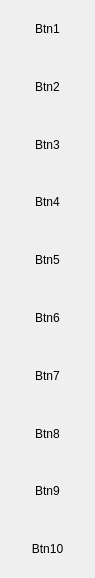
<?xml version="1.0" encoding="UTF-8"?>
<ui version="4.0">
 <class>Form</class>
 <widget class="QWidget" name="Form">
  <property name="geometry">
   <rect>
    <x>0</x>
    <y>0</y>
    <width>95</width>
    <height>578</height>
   </rect>
  </property>
  <property name="sizePolicy">
   <sizepolicy hsizetype="MinimumExpanding" vsizetype="MinimumExpanding">
    <horstretch>0</horstretch>
    <verstretch>0</verstretch>
   </sizepolicy>
  </property>
  <property name="windowTitle">
   <string>Form</string>
  </property>
  <property name="styleSheet">
   <string notr="true">/* Suppression des bordures natives et du fond */
QToolButton {
    border: none;
    background: transparent;
    outline: none; /* Supprime le pointillé de focus si présent */
}

/* Outil sélectionné et validé */
QToolButton:checked {
    background-color: rgba(100, 150, 200, 0.4);
    border: none;
}

/* Apparence au survol */
QToolButton:hover {
    background-color: rgba(100, 150, 200, 0.2);
    border: none;
}

/* État combiné : outil sélectionné et survolé */
QToolButton:checked:hover {
    background-color: rgba(100, 150, 200, 0.5);
    border: none;
}</string>
  </property>
  <layout class="QVBoxLayout" name="verticalLayout">
   <property name="spacing">
    <number>0</number>
   </property>
   <property name="leftMargin">
    <number>0</number>
   </property>
   <property name="topMargin">
    <number>0</number>
   </property>
   <property name="rightMargin">
    <number>0</number>
   </property>
   <property name="bottomMargin">
    <number>0</number>
   </property>
   <item>
    <layout class="QGridLayout" name="gridLayout_1">
     <property name="spacing">
      <number>5</number>
     </property>
     <item row="0" column="0">
      <widget class="QToolButton" name="toolButton_1">
       <property name="sizePolicy">
        <sizepolicy hsizetype="Minimum" vsizetype="Minimum">
         <horstretch>0</horstretch>
         <verstretch>0</verstretch>
        </sizepolicy>
       </property>
       <property name="minimumSize">
        <size>
         <width>32</width>
         <height>32</height>
        </size>
       </property>
       <property name="maximumSize">
        <size>
         <width>16777215</width>
         <height>16777215</height>
        </size>
       </property>
       <property name="text">
        <string>Btn1</string>
       </property>
       <property name="iconSize">
        <size>
         <width>40</width>
         <height>40</height>
        </size>
       </property>
      </widget>
     </item>
    </layout>
   </item>
   <item>
    <layout class="QHBoxLayout" name="horizontalLayout">
     <property name="spacing">
      <number>5</number>
     </property>
     <item>
      <widget class="QToolButton" name="toolButton_2">
       <property name="sizePolicy">
        <sizepolicy hsizetype="Minimum" vsizetype="Minimum">
         <horstretch>0</horstretch>
         <verstretch>0</verstretch>
        </sizepolicy>
       </property>
       <property name="minimumSize">
        <size>
         <width>32</width>
         <height>32</height>
        </size>
       </property>
       <property name="maximumSize">
        <size>
         <width>16777215</width>
         <height>16777215</height>
        </size>
       </property>
       <property name="text">
        <string>Btn2</string>
       </property>
       <property name="iconSize">
        <size>
         <width>40</width>
         <height>40</height>
        </size>
       </property>
      </widget>
     </item>
    </layout>
   </item>
   <item>
    <layout class="QGridLayout" name="gridLayout_3">
     <property name="spacing">
      <number>5</number>
     </property>
     <item row="0" column="0">
      <widget class="QToolButton" name="toolButton_3">
       <property name="sizePolicy">
        <sizepolicy hsizetype="Minimum" vsizetype="Minimum">
         <horstretch>0</horstretch>
         <verstretch>0</verstretch>
        </sizepolicy>
       </property>
       <property name="minimumSize">
        <size>
         <width>32</width>
         <height>32</height>
        </size>
       </property>
       <property name="maximumSize">
        <size>
         <width>16777215</width>
         <height>16777215</height>
        </size>
       </property>
       <property name="text">
        <string>Btn3</string>
       </property>
       <property name="iconSize">
        <size>
         <width>40</width>
         <height>40</height>
        </size>
       </property>
      </widget>
     </item>
    </layout>
   </item>
   <item>
    <layout class="QGridLayout" name="gridLayout_4">
     <property name="spacing">
      <number>5</number>
     </property>
     <item row="0" column="0">
      <widget class="QToolButton" name="toolButton_4">
       <property name="sizePolicy">
        <sizepolicy hsizetype="Minimum" vsizetype="Minimum">
         <horstretch>0</horstretch>
         <verstretch>0</verstretch>
        </sizepolicy>
       </property>
       <property name="minimumSize">
        <size>
         <width>32</width>
         <height>32</height>
        </size>
       </property>
       <property name="maximumSize">
        <size>
         <width>16777215</width>
         <height>16777215</height>
        </size>
       </property>
       <property name="text">
        <string>Btn4</string>
       </property>
       <property name="iconSize">
        <size>
         <width>40</width>
         <height>40</height>
        </size>
       </property>
      </widget>
     </item>
    </layout>
   </item>
   <item>
    <layout class="QGridLayout" name="gridLayout_5">
     <property name="spacing">
      <number>5</number>
     </property>
     <item row="0" column="0">
      <widget class="QToolButton" name="toolButton_5">
       <property name="sizePolicy">
        <sizepolicy hsizetype="Minimum" vsizetype="Minimum">
         <horstretch>0</horstretch>
         <verstretch>0</verstretch>
        </sizepolicy>
       </property>
       <property name="minimumSize">
        <size>
         <width>32</width>
         <height>32</height>
        </size>
       </property>
       <property name="maximumSize">
        <size>
         <width>16777215</width>
         <height>16777215</height>
        </size>
       </property>
       <property name="text">
        <string>Btn5</string>
       </property>
       <property name="iconSize">
        <size>
         <width>40</width>
         <height>40</height>
        </size>
       </property>
      </widget>
     </item>
    </layout>
   </item>
   <item>
    <layout class="QGridLayout" name="gridLayout_6_">
     <property name="spacing">
      <number>5</number>
     </property>
     <item row="0" column="0">
      <widget class="QToolButton" name="toolButton_6">
       <property name="sizePolicy">
        <sizepolicy hsizetype="Minimum" vsizetype="Minimum">
         <horstretch>0</horstretch>
         <verstretch>0</verstretch>
        </sizepolicy>
       </property>
       <property name="minimumSize">
        <size>
         <width>32</width>
         <height>32</height>
        </size>
       </property>
       <property name="maximumSize">
        <size>
         <width>16777215</width>
         <height>16777215</height>
        </size>
       </property>
       <property name="text">
        <string>Btn6</string>
       </property>
       <property name="iconSize">
        <size>
         <width>40</width>
         <height>40</height>
        </size>
       </property>
      </widget>
     </item>
    </layout>
   </item>
   <item>
    <layout class="QGridLayout" name="gridLayout_7">
     <property name="spacing">
      <number>5</number>
     </property>
     <item row="0" column="0">
      <widget class="QToolButton" name="toolButton_7">
       <property name="sizePolicy">
        <sizepolicy hsizetype="Minimum" vsizetype="Minimum">
         <horstretch>0</horstretch>
         <verstretch>0</verstretch>
        </sizepolicy>
       </property>
       <property name="minimumSize">
        <size>
         <width>32</width>
         <height>32</height>
        </size>
       </property>
       <property name="maximumSize">
        <size>
         <width>16777215</width>
         <height>16777215</height>
        </size>
       </property>
       <property name="text">
        <string>Btn7</string>
       </property>
       <property name="iconSize">
        <size>
         <width>40</width>
         <height>40</height>
        </size>
       </property>
      </widget>
     </item>
    </layout>
   </item>
   <item>
    <layout class="QGridLayout" name="gridLayout_8">
     <property name="spacing">
      <number>5</number>
     </property>
     <item row="0" column="0">
      <widget class="QToolButton" name="toolButton_8">
       <property name="sizePolicy">
        <sizepolicy hsizetype="Minimum" vsizetype="Minimum">
         <horstretch>0</horstretch>
         <verstretch>0</verstretch>
        </sizepolicy>
       </property>
       <property name="minimumSize">
        <size>
         <width>32</width>
         <height>32</height>
        </size>
       </property>
       <property name="maximumSize">
        <size>
         <width>16777215</width>
         <height>16777215</height>
        </size>
       </property>
       <property name="text">
        <string>Btn8</string>
       </property>
       <property name="iconSize">
        <size>
         <width>40</width>
         <height>40</height>
        </size>
       </property>
      </widget>
     </item>
    </layout>
   </item>
   <item>
    <layout class="QGridLayout" name="gridLayout_9">
     <property name="spacing">
      <number>5</number>
     </property>
     <item row="0" column="0">
      <widget class="QToolButton" name="toolButton_9_">
       <property name="sizePolicy">
        <sizepolicy hsizetype="Minimum" vsizetype="Minimum">
         <horstretch>0</horstretch>
         <verstretch>0</verstretch>
        </sizepolicy>
       </property>
       <property name="minimumSize">
        <size>
         <width>32</width>
         <height>32</height>
        </size>
       </property>
       <property name="maximumSize">
        <size>
         <width>16777215</width>
         <height>16777215</height>
        </size>
       </property>
       <property name="text">
        <string>Btn9</string>
       </property>
       <property name="iconSize">
        <size>
         <width>40</width>
         <height>40</height>
        </size>
       </property>
      </widget>
     </item>
    </layout>
   </item>
   <item>
    <layout class="QGridLayout" name="gridLayout_10">
     <property name="spacing">
      <number>5</number>
     </property>
     <item row="0" column="0">
      <widget class="QToolButton" name="toolButton_10">
       <property name="sizePolicy">
        <sizepolicy hsizetype="Minimum" vsizetype="Minimum">
         <horstretch>0</horstretch>
         <verstretch>0</verstretch>
        </sizepolicy>
       </property>
       <property name="minimumSize">
        <size>
         <width>32</width>
         <height>32</height>
        </size>
       </property>
       <property name="maximumSize">
        <size>
         <width>16777215</width>
         <height>16777215</height>
        </size>
       </property>
       <property name="text">
        <string>Btn10</string>
       </property>
       <property name="iconSize">
        <size>
         <width>40</width>
         <height>40</height>
        </size>
       </property>
      </widget>
     </item>
    </layout>
   </item>
  </layout>
 </widget>
 <resources/>
 <connections/>
</ui>
